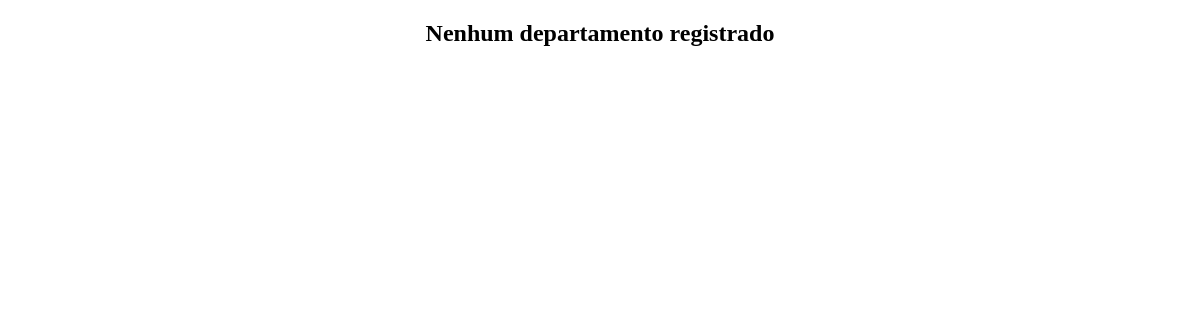
Page /departamentos/ on the earlier database version.
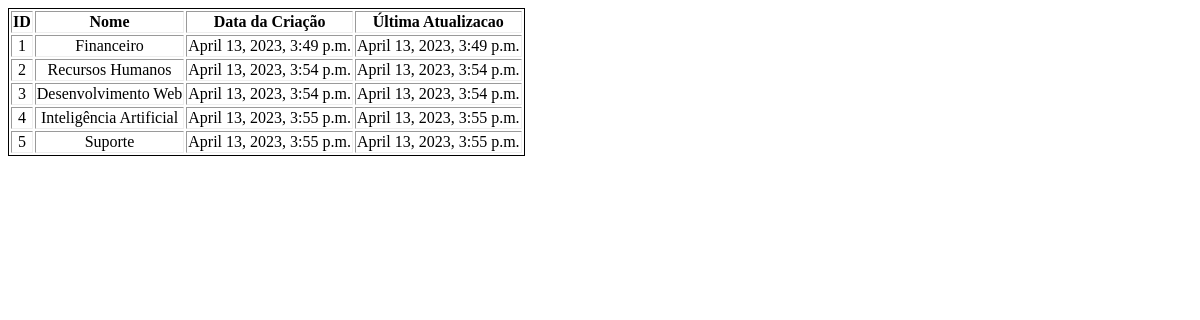
Same page on the later database version.
### departamentos/models.py (models this page shows)
class Departamento(models.Model):
    id = models.IntegerField(primary_key=True)
    nome = models.CharField(max_length=50, unique=True)
    data_criacao = models.DateTimeField(default=datetime.now())
    data_atualizacao = models.DateTimeField(default=datetime.now())
    def __str__(self):
        return self.nome

### departamentos/views.py (the view)
# urls.py: path("", views.index, name="index"),
def index(request):
    todos_departamentos = lista_todos_departamentos()
    context = {'departamentos' : todos_departamentos, 'titulo':'Departamentos'}
    return render(request, "departamentos/index.html", context)

### departamentos/manipulations.py (called while the page is built)
def lista_todos_departamentos():
    try:
        departamentos = Departamento.objects.all().order_by("id")
        return departamentos
    except:
        return None

### departamentos/templates/departamentos/index.html
{% extends 'departamentos/base.html' %}
{% block body %}
{% if departamentos %}
    <table border="1" style="border: 1px solid">
        <tr>
            <th> ID </th>
            <th> Nome </th>
            <th> Data da Criação </th>
            <th> Última Atualizacao </th>
        </tr>
        {% for departamento in departamentos %}
            <tr>
                <td>{{ departamento.id }}</td>
                <td>{{ departamento }}</td>
                <td>{{ departamento.data_criacao }}</td>
                <td>{{ departamento.data_atualizacao }}</td>
            </tr>
        {% endfor %}
{% else %}
<h2> Nenhum departamento registrado </h2>
{% endif %}
{% endblock %}

### departamentos/templates/departamentos/base.html (shortened to what this page needs)
<!DOCTYPE html>
<html>
    <head>
        <link rel="stylesheet" href="">
    </head>
    <body style="text-align:center">
        {% block body %} {% endblock %}
    </body>
</html>

Differences in the rows shown:
added Departamento: id "1", nome "Financeiro", data_criacao "April 13, 2023, 3:49 p.m.", data_atualizacao "April 13, 2023, 3:49 p.m."
added Departamento: id "2", nome "Recursos Humanos", data_criacao "April 13, 2023, 3:54 p.m.", data_atualizacao "April 13, 2023, 3:54 p.m."
added Departamento: id "3", nome "Desenvolvimento Web", data_criacao "April 13, 2023, 3:54 p.m.", data_atualizacao "April 13, 2023, 3:54 p.m."
added Departamento: id "4", nome "Inteligência Artificial", data_criacao "April 13, 2023, 3:55 p.m.", data_atualizacao "April 13, 2023, 3:55 p.m."
added Departamento: id "5", nome "Suporte", data_criacao "April 13, 2023, 3:55 p.m.", data_atualizacao "April 13, 2023, 3:55 p.m."
Other differences:
text no longer shown: "Nenhum departamento registrado"
text now shown: "ID Nome Data da Criação Última Atualizacao"
